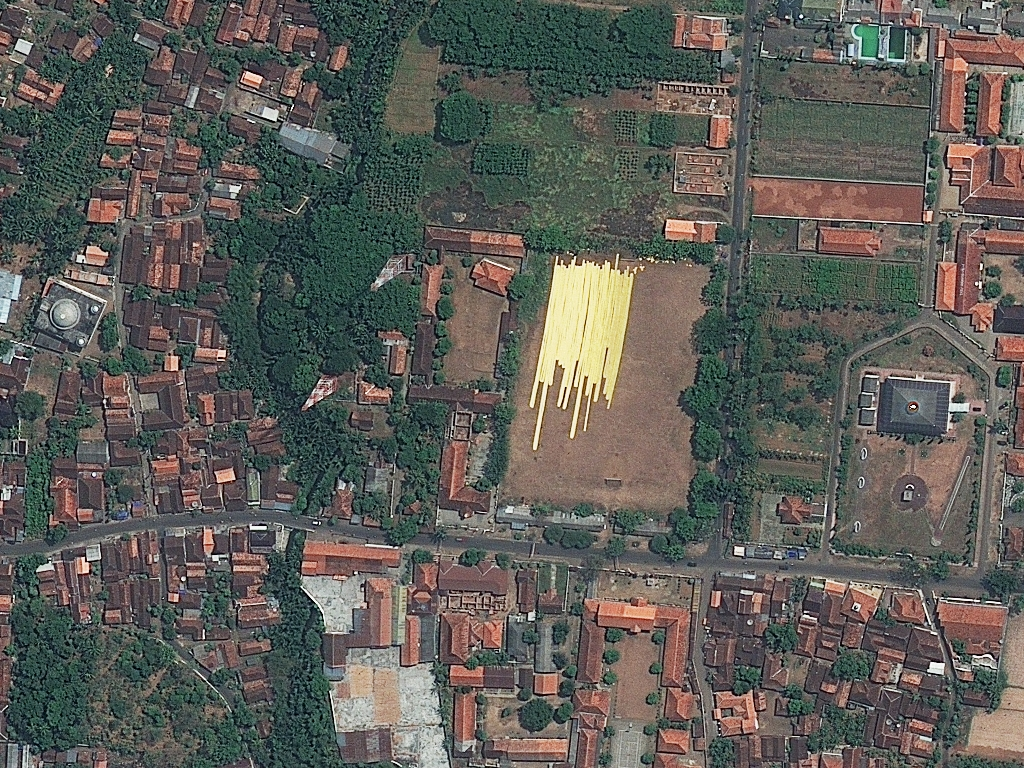
%> input picture CVPR15/DSR_bach/datasets/Satellite/geo10.jpg, 1024 x 768 px
$ octave demo_prepare_image.m   (GNU Octave 9; MATLAB toolbox functions it lacks are replaced by stand-ins)
%> lines starting %> are read from the running program, lines starting %| are printed output that depends on the picture
clear all; close all;

pre = 'geo10';
% pre = 'qb2';
fn = [ pre '.jpg'];
% fn = 'iko3.tif';
im = imread(fn);
%> im is the input picture: size 768x1024x3 uint8; mean R, G, B 94.2, 93, 87.7

stx = 201;
sty = 31;
len = 256;
im = im(stx:stx+len-1, sty:sty+len-1,:);
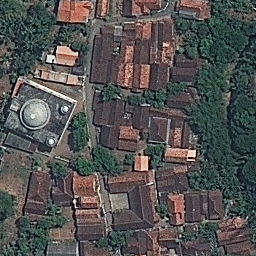
%> im: size 256x256x3 uint8; mean R, G, B 83.3, 82.9, 81.7

% h=fspecial('average',5);
h=fspecial('gaussian');
% h = fspecial('laplacian');
imlap = imfilter(im,h,'circular');

figure(1);
n = 2; m = 4;
subplot(n, m, 1); imshow(im(:, :, 1:3));
subplot(n, m, 2); imshow(im(:,:,1));
%> after `imshow(im(:,:,1))`:
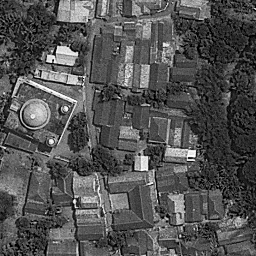
%> displayed picture: size 256x256, on the screen's scale of 0 to 255; min 0, max 255, mean 83.3
subplot(n, m, 3); imshow(im(:,:,2));
%> after `imshow(im(:,:,2))`:
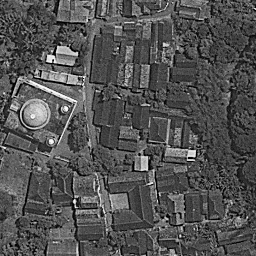
%> displayed picture: size 256x256, on the screen's scale of 0 to 255; min 0, max 252, mean 82.9
subplot(n, m, 4); imshow(im(:,:,3));
subplot(n, m, 5); imshow(rgb2gray(im(:, :, 1:3)));
subplot(n, m, 6); imshow(imadjust(rgb2gray(im), [], [], 1.2));
subplot(n, m, 7); imshow(imadjust(rgb2gray(im), [], [], 0.9));
subplot(n, m, 8); imshow(rgb2gray(imlap));

imori = im;
gray = rgb2gray(im);
imori(:,:,end+1) = mean(im, 3);
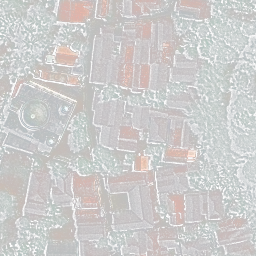
%> imori: size 256x256x4 uint8; mean R, G, B, A 83.3, 82.9, 81.7, 82.7; transparent parts drawn white
imori(:,:,end+1) = 0.8*im(:,:,1) + 0.1*im(:,:,1) + 0.1*im(:,:,3) ;
imori(:,:,end+1) = 0.1*im(:,:,1) + 0.8*im(:,:,1) + 0.1*im(:,:,3) ;
imori(:,:,end+1) = 0.1*im(:,:,1) + 0.1*im(:,:,1) + 0.8*im(:,:,3) ;
imori(:,:,end+1) = histeq(gray);
% imori(:,:,end+1) = imadjust(gray, [], [], 1.2);
% imori(:,:,end+1) = imadjust(gray, [], [], 0.9);
% imori(:,:,end+1) = rgb2gray(imlap);

save(['datasets/Satellite/' pre 'b.mat'], 'imori');
% imwrite(im, 'geo10b.jpg');

% figure; imhist(gray,64)

J = histeq(gray);
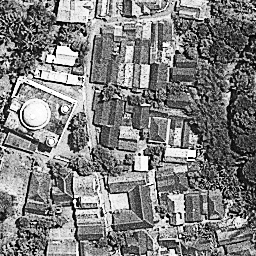
%> J: size 256x256 uint8; min 0, max 255, mean 126.6
% figure; imhist(J)
% figure, imshow(J)

$ run again, with CVPR15/DSR_bach/datasets/Satellite/geo11.jpg copied over CVPR15/DSR_bach/datasets/Satellite/geo10.jpg
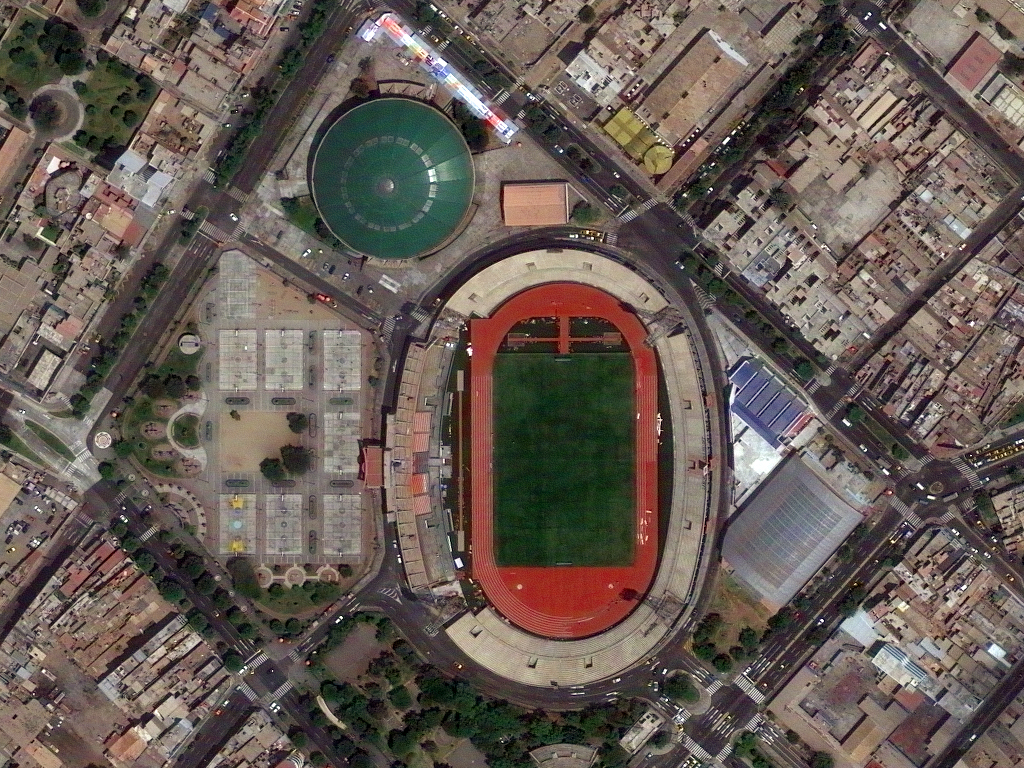
%> input picture CVPR15/DSR_bach/datasets/Satellite/geo11.jpg, 1024 x 768 px
%> im is the input picture: size 768x1024x3 uint8; mean R, G, B 102.7, 91.2, 84.7
%> im: size 256x256x3 uint8
%> `imori(:,:,end+1) = mean(im, 3);`:
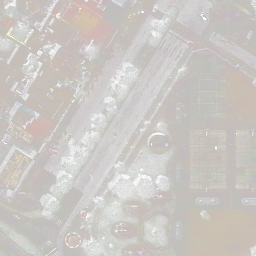
%> imori: size 256x256x4 uint8; mean R, G, B, A 110.6, 101.7, 93.5, 101.9; transparent parts drawn white
%> `J = histeq(gray);`:
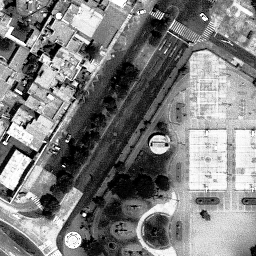
%> J: size 256x256 uint8; min 0, max 255, mean 126.4

$ run again, with CVPR15/DSR_bach/datasets/Satellite/geo12.jpg copied over CVPR15/DSR_bach/datasets/Satellite/geo10.jpg
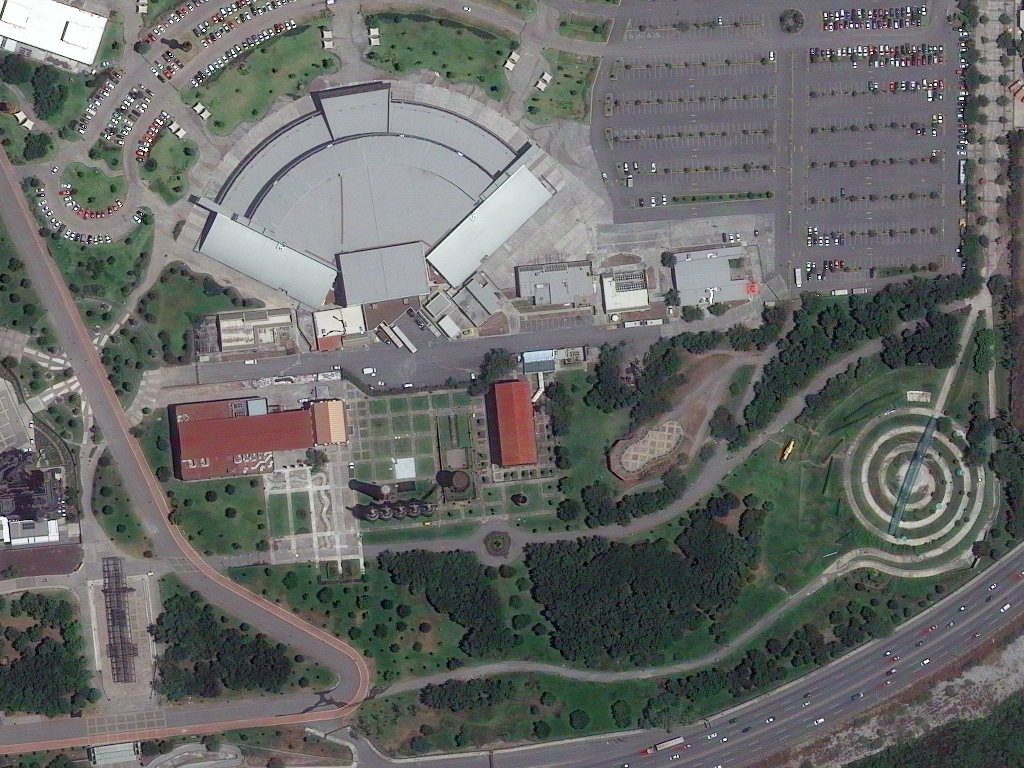
%> input picture CVPR15/DSR_bach/datasets/Satellite/geo12.jpg, 1024 x 768 px
%> im is the input picture: size 768x1024x3 uint8; mean R, G, B 103.5, 105.1, 103.1
%> im: size 256x256x3 uint8
%> `imori(:,:,end+1) = mean(im, 3);`:
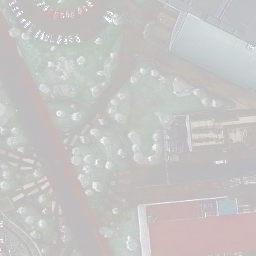
%> imori: size 256x256x4 uint8; mean R, G, B, A 119.7, 116.8, 113.4, 116.7; transparent parts drawn white
%> `J = histeq(gray);`:
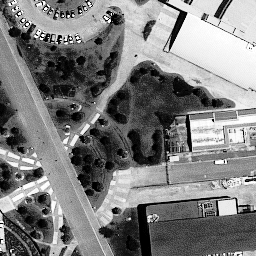
%> J: size 256x256 uint8; min 0, max 255, mean 126.3
